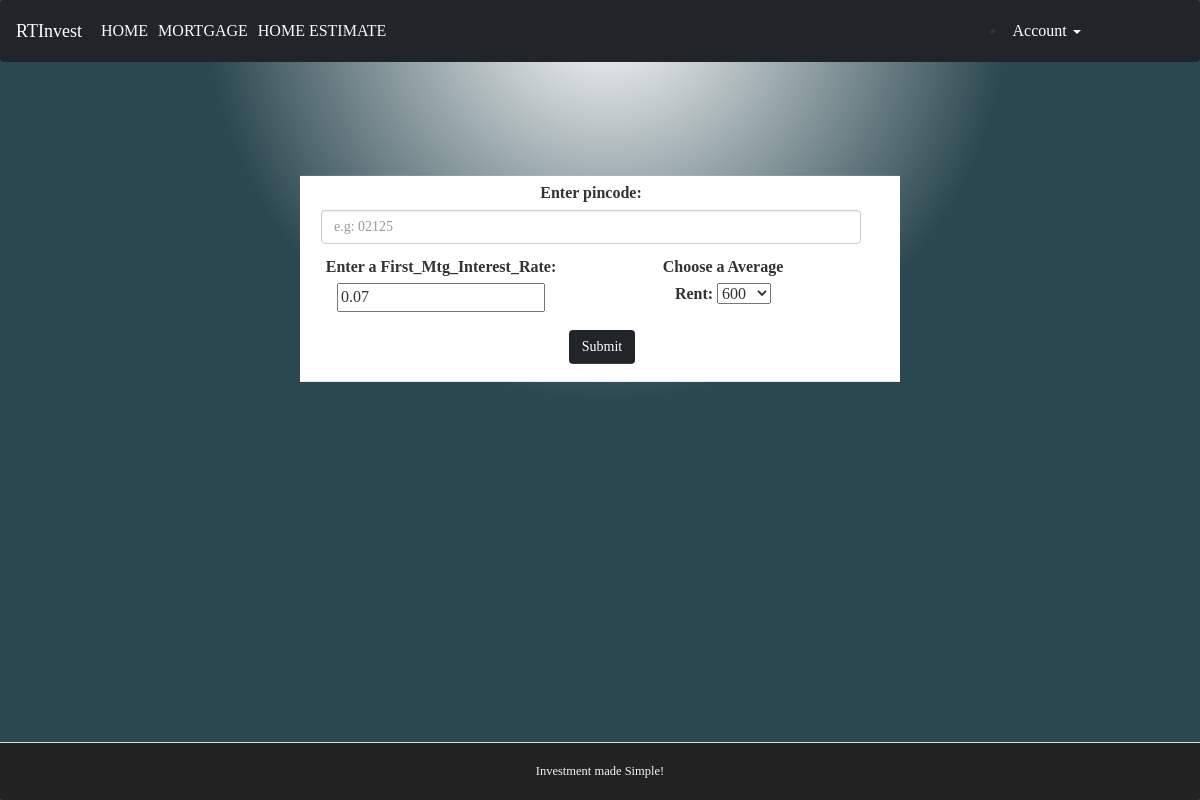
The page /mortgage/ (signed in) on the database as committed earlier.
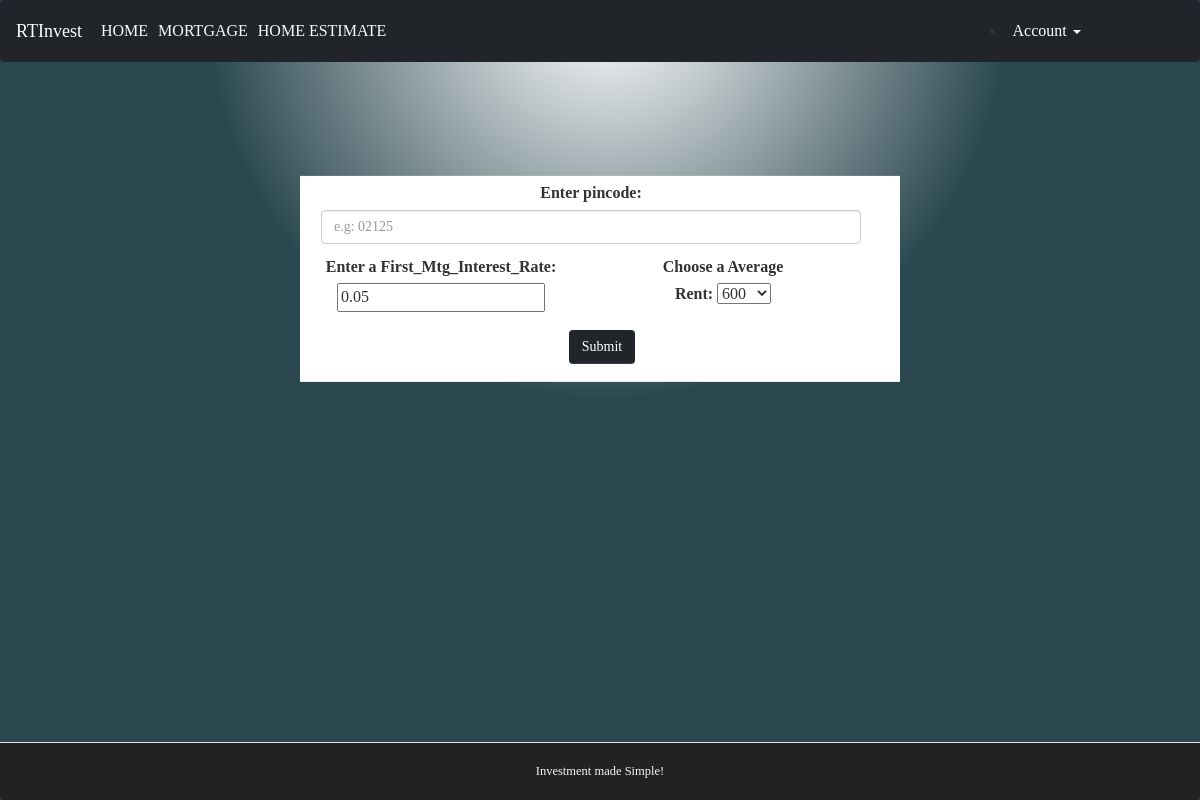
The same page on the database as committed later.
### app/models.py (models this page shows, shortened)
class User_details(models.Model):
    user= models.OneToOneField(to=User, on_delete=models.CASCADE)
    Rent_type= models.IntegerChoices('Rent', '600 700 800 900 1000')
    Average_rent_per_unit = models.BigIntegerField(blank=True, choices=Rent_type.choices)
    First_Mtg_Interest_Rate = models.DecimalField(max_digits=5, decimal_places=2)

### app/views.py (the view)
# urls.py: path('mortgage/', views.mortgage, name='Mortgage'),
@login_required(login_url="/accounts/login/")
def mortgage(request):
  template = loader.get_template('mortgage.html')
  exists=User_details.objects.filter(user=request.user).exists()
  details=None
  if exists:
    details=User_details.objects.get(user=request.user)
  if request.method== "POST":
    if exists:
      print(request.POST.get("First_Mtg_Interest_Rate"))
      if request.POST.get("First_Mtg_Interest_Rate")!= "":
        details.First_Mtg_Interest_Rate=request.POST.get("First_Mtg_Interest_Rate")
      if request.POST.get("rent")!="":
        details.Average_rent_per_unit= request.POST.get("rent")
      details.save()
    else:
      User_details.objects.create(user=request.user, Average_rent_per_unit=request.POST.get("rent"), First_Mtg_Interest_Rate=request.POST.get("First_Mtg_Interest_Rate"))
    id = hello.get_houses_id(request.POST.get('pincode'))
    result = hello.get_house_list(id)
    if result==[]:
      context = {
      "z":"No houses found",
      "flag":"True",
      }
    else:
      l=hello.get_dict(result)
      context = {
      "r":l,
      "z":"",
      "flag":"True",
      "rent": rent_per_unit(),
      "details":details
      }
    return HttpResponse(template.render(context, request))
  else:
    context = {
    "flag":"False",
    "rent": rent_per_unit(),
    "details":details
    }
    return HttpResponse(template.render(context, request))

### app/forms.py
class rent_per_unit(forms.Form):
    rent = forms.ChoiceField(choices = RENT_CHOICES)

### app/templates/mortgage.html (shortened to what this page needs)
{% extends "master.html" %}
{% block content %}
<div style="position: relative; top: 50%; left: 50%; transform: translate(-50%, -50%);">
<div class="main">
 <br><br>
  {% if flag == "False" %}
  <div class="container mort_back">
    <div>
    <form action="" method="POST">
        <div class="row">
          <div class="col-sm-8">
            <label for="state">Enter pincode:</label>
            <input type="text" name="pincode" class="form-control" placeholder="e.g: 02125">
          </div>
          <div class="col-sm-5">
            <label for="First_Mtg_Interest_Rate">Enter a First_Mtg_Interest_Rate:</label>
              {% if details.First_Mtg_Interest_Rate %}
              <input name="First_Mtg_Interest_Rate" value="{{details.First_Mtg_Interest_Rate}}">
              {% else %}
            <input name="First_Mtg_Interest_Rate">
            {% endif %}
          </div>
          <div class="col-sm-5">
            <label for="Average_rent_per_unit">Choose a Average</label>
            <div>
              {{ rent }}
            </div>
          </div>
          <div class="submit">
            <button class="btn btn-dark" >Submit</button>
          </div>
        </div>
      </form>
    </div></div>
  {% endif %}
</div></div>
{% endblock %}

### templates/master.html (shortened to what this page needs)
{% load static %}
<!DOCTYPE html>
<html>
<head>
  {% load bootstrap5 %}
  {% bootstrap_css %}
<link rel="stylesheet" href="https://maxcdn.bootstrapcdn.com/bootstrap/3.4.1/css/bootstrap.min.css">
</head>
<link rel="stylesheet" href="{% static 'myfirst.css' %}">
<body class="gradient-background" onload="test()">
<header class="header">
  <nav class="navbar navbar-expand-sm bg-dark navbar-dark">
    <div class="container-fluid">
      <a class="navbar-brand" href="/" style="position: absolute;">RTInvest</a>
      {% if user.is_authenticated %}
      <div class="container">
        <ul class="navbar-nav" style="margin-left: 65px;">
          <li class="nav-item">
            <a class="nav-link link-light" href="/home">HOME</a>
          </li>
          <li class="nav-item">
            <a class="nav-link link-light" href="/mortgage">MORTGAGE</a>
          </li>
          <li class="nav-item">
            <a class="nav-link link-light" href="/test3">HOME ESTIMATE</a>
          </li>
        </ul>
      </div>
      <div style="width: 20%; float: right">
        <li class="dropdown">
          <a data-toggle="dropdown" href="/" style="color: white;">Account <span class="caret"></span></a>
        </li></div>
      {% endif %}
    </div>
  </nav>
</header>
  <div class="anchor">
    {% block content %}
    {% endblock %}
  </div>
  <footer class="panel-footer">
    <h3 class="footer">Investment made Simple!</h3>
  </footer>
</body>
</html>

### app/static/myfirst.css (style rules this page uses)
.gradient-background { background: radial-gradient(401px at 50.6% -0.3%, rgba(255, 255, 255, 0.31) 1.2%, rgb(43 72 80) 100.2%); height: 100vh; width: 100vw; }
.panel-footer { flex: 0 0 50px; margin-top: auto; bottom: 0; position: fixed; size: 10px; background-color: #222; color: whitesmoke; width: 100%; text-align: center; }
.panel-footer h3 { font-size: 1.25rem; margin-top: 1%; margin-bottom: 1%; }
.anchor { display: inline-block; }
.header { position: relative; padding-bottom: 8%; overflow-y: hidden; width: 100%; top: 0; margin-bottom: -4%; }
body { font-family: 'Times New Roman', serif; font-size: 16px; display: flex; flex-direction: column; min-height: 100vh; overflow-x: hidden; }
.mort_back { text-align: center; background-color: #ffffff; width: 100%; position: relative; top: 50%; max-width: 50%; }
.col-sm-8 { width: 95%; margin-left: 1%; margin-right: 1%; margin-top: 1%; margin-bottom: 1%; }
.col-sm-5 { width: 45%; margin-left: 1%; margin-right: 1%; margin-top: 1%; margin-bottom: 1%; }
.submit { margin-bottom: 3%; margin-top: 2%; }
* { box-sizing:border-box }

Rows that differ between the two databases and show on the page:
changed User_details: First_Mtg_Interest_Rate "0.07" → "0.05"
